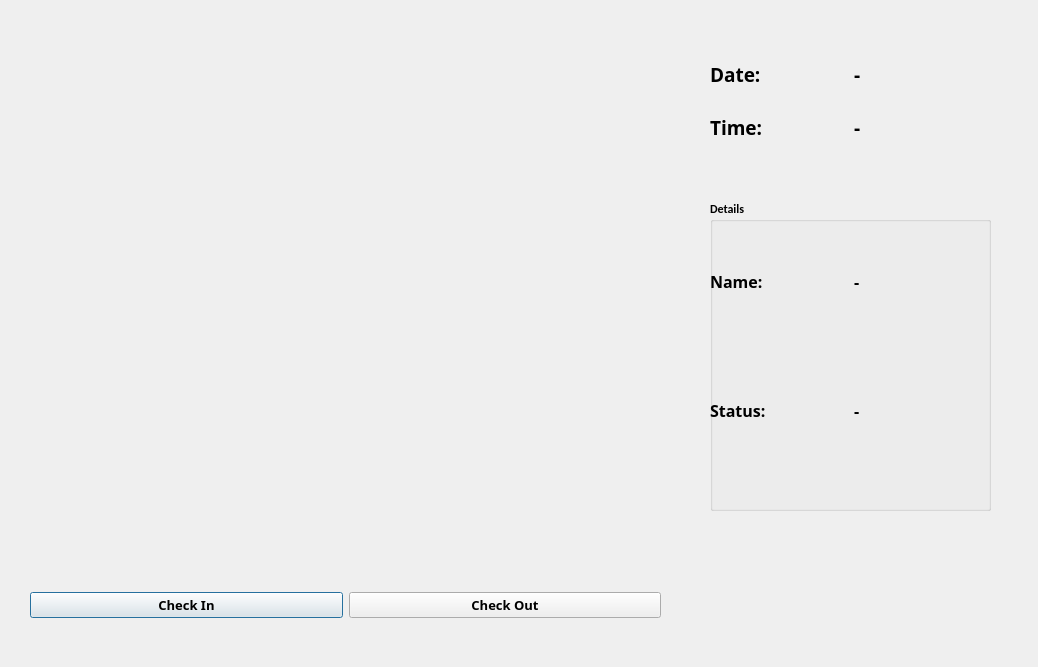
<?xml version="1.0" encoding="UTF-8"?>
<ui version="4.0">
 <class>OutputDialog</class>
 <widget class="QDialog" name="OutputDialog">
  <property name="geometry">
   <rect>
    <x>0</x>
    <y>0</y>
    <width>1038</width>
    <height>667</height>
   </rect>
  </property>
  <property name="minimumSize">
   <size>
    <width>0</width>
    <height>0</height>
   </size>
  </property>
  <property name="maximumSize">
   <size>
    <width>1980</width>
    <height>1080</height>
   </size>
  </property>
  <property name="font">
   <font>
    <family>Calibri</family>
    <weight>75</weight>
    <bold>true</bold>
   </font>
  </property>
  <property name="windowTitle">
   <string>Facial Recognition Attendance</string>
  </property>
  <property name="windowIcon">
   <iconset>
    <normaloff>:/icon/icon.png</normaloff>:/icon/icon.png</iconset>
  </property>
  <widget class="QLabel" name="imgLabel">
   <property name="geometry">
    <rect>
     <x>40</x>
     <y>40</y>
     <width>640</width>
     <height>480</height>
    </rect>
   </property>
   <property name="minimumSize">
    <size>
     <width>640</width>
     <height>480</height>
    </size>
   </property>
   <property name="maximumSize">
    <size>
     <width>640</width>
     <height>480</height>
    </size>
   </property>
   <property name="text">
    <string/>
   </property>
  </widget>
  <widget class="QWidget" name="horizontalLayoutWidget">
   <property name="geometry">
    <rect>
     <x>30</x>
     <y>560</y>
     <width>631</width>
     <height>91</height>
    </rect>
   </property>
   <layout class="QHBoxLayout" name="horizontalLayout">
    <item>
     <widget class="QPushButton" name="CheckInBtn">
      <property name="font">
       <font>
        <family>Gill Sans MT</family>
        <pointsize>10</pointsize>
        <weight>75</weight>
        <bold>true</bold>
       </font>
      </property>
      <property name="text">
       <string>Check In</string>
      </property>
      <property name="checkable">
       <bool>true</bool>
      </property>
     </widget>
    </item>
    <item>
     <widget class="QPushButton" name="CheckOutBtn">
      <property name="font">
       <font>
        <family>Gill Sans MT</family>
        <pointsize>10</pointsize>
        <weight>75</weight>
        <bold>true</bold>
       </font>
      </property>
      <property name="text">
       <string>Check Out</string>
      </property>
      <property name="checkable">
       <bool>true</bool>
      </property>
     </widget>
    </item>
   </layout>
  </widget>
  <widget class="QWidget" name="gridLayoutWidget">
   <property name="geometry">
    <rect>
     <x>710</x>
     <y>50</y>
     <width>281</width>
     <height>101</height>
    </rect>
   </property>
   <layout class="QGridLayout" name="gridLayout">
    <item row="0" column="0">
     <layout class="QHBoxLayout" name="horizontalLayout_2">
      <item>
       <widget class="QLabel" name="label">
        <property name="font">
         <font>
          <family>Cascadia Code SemiBold</family>
          <pointsize>14</pointsize>
          <weight>75</weight>
          <bold>true</bold>
         </font>
        </property>
        <property name="text">
         <string>Date:</string>
        </property>
       </widget>
      </item>
      <item>
       <widget class="QLabel" name="date_label">
        <property name="font">
         <font>
          <family>Cascadia Code SemiBold</family>
          <pointsize>14</pointsize>
          <weight>75</weight>
          <bold>true</bold>
         </font>
        </property>
        <property name="text">
         <string>-</string>
        </property>
       </widget>
      </item>
     </layout>
    </item>
    <item row="1" column="0">
     <layout class="QHBoxLayout" name="horizontalLayout_3">
      <item>
       <widget class="QLabel" name="label_2">
        <property name="font">
         <font>
          <family>Cascadia Code SemiBold</family>
          <pointsize>14</pointsize>
          <weight>75</weight>
          <bold>true</bold>
         </font>
        </property>
        <property name="text">
         <string>Time:</string>
        </property>
       </widget>
      </item>
      <item>
       <widget class="QLabel" name="time_label">
        <property name="font">
         <font>
          <family>Cascadia Code SemiBold</family>
          <pointsize>14</pointsize>
          <weight>75</weight>
          <bold>true</bold>
         </font>
        </property>
        <property name="text">
         <string>-</string>
        </property>
       </widget>
      </item>
     </layout>
    </item>
   </layout>
  </widget>
  <widget class="QGroupBox" name="groupBox">
   <property name="geometry">
    <rect>
     <x>710</x>
     <y>200</y>
     <width>281</width>
     <height>311</height>
    </rect>
   </property>
   <property name="title">
    <string>Details</string>
   </property>
   <widget class="QWidget" name="gridLayoutWidget_2">
    <property name="geometry">
     <rect>
      <x>0</x>
      <y>20</y>
      <width>281</width>
      <height>251</height>
     </rect>
    </property>
    <layout class="QGridLayout" name="gridLayout_2">
     <item row="0" column="0">
      <layout class="QHBoxLayout" name="horizontalLayout_4">
       <item>
        <widget class="QLabel" name="label_3">
         <property name="font">
          <font>
           <family>Cascadia Code SemiBold</family>
           <pointsize>12</pointsize>
           <weight>75</weight>
           <bold>true</bold>
          </font>
         </property>
         <property name="text">
          <string>Name:</string>
         </property>
        </widget>
       </item>
       <item>
        <widget class="QLabel" name="name_label">
         <property name="font">
          <font>
           <family>Cascadia Code SemiBold</family>
           <pointsize>12</pointsize>
           <weight>75</weight>
           <bold>true</bold>
          </font>
         </property>
         <property name="text">
          <string>-</string>
         </property>
        </widget>
       </item>
      </layout>
     </item>
     <item row="1" column="0">
      <layout class="QHBoxLayout" name="horizontalLayout_6">
       <item>
        <widget class="QLabel" name="label_5">
         <property name="font">
          <font>
           <family>Cascadia Code SemiBold</family>
           <pointsize>12</pointsize>
           <weight>75</weight>
           <bold>true</bold>
          </font>
         </property>
         <property name="text">
          <string>Status:</string>
         </property>
        </widget>
       </item>
       <item>
        <widget class="QLabel" name="status_label">
         <property name="font">
          <font>
           <family>Cascadia Code SemiBold</family>
           <pointsize>12</pointsize>
           <weight>75</weight>
           <bold>true</bold>
          </font>
         </property>
         <property name="text">
          <string>-</string>
         </property>
        </widget>
       </item>
      </layout>
     </item>
    </layout>
   </widget>
  </widget>
 </widget>
 <resources>
  <include location="resource.qrc"/>
 </resources>
 <connections/>
</ui>
